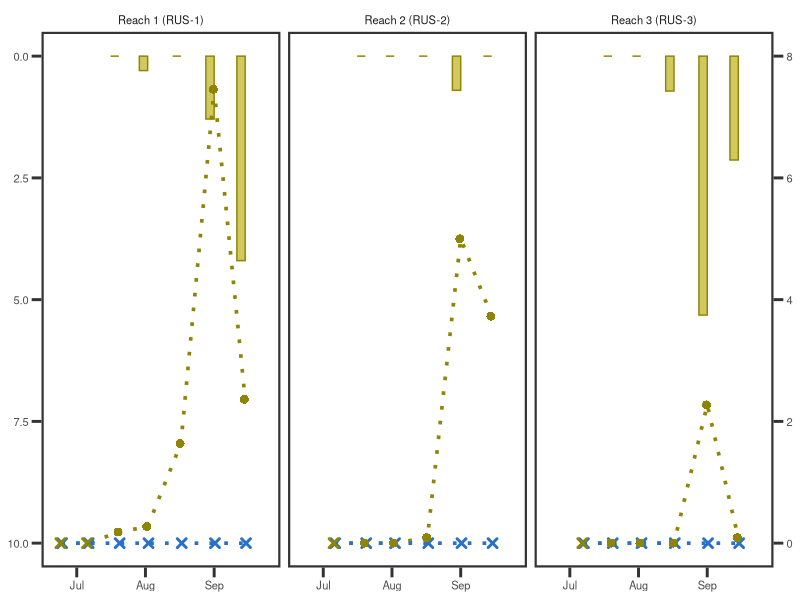
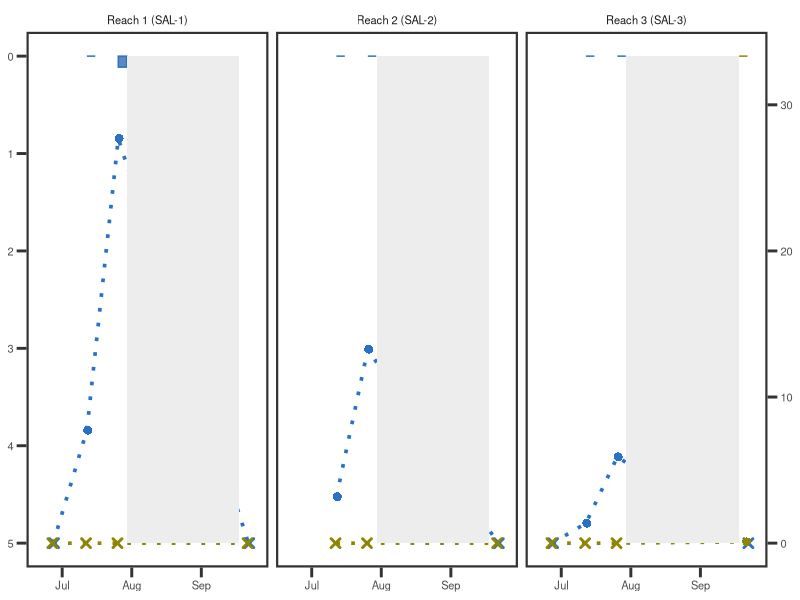
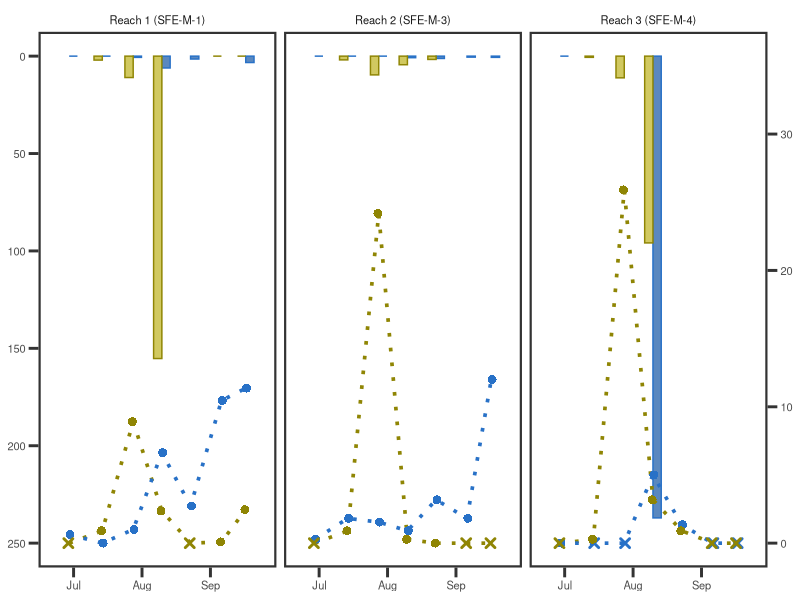
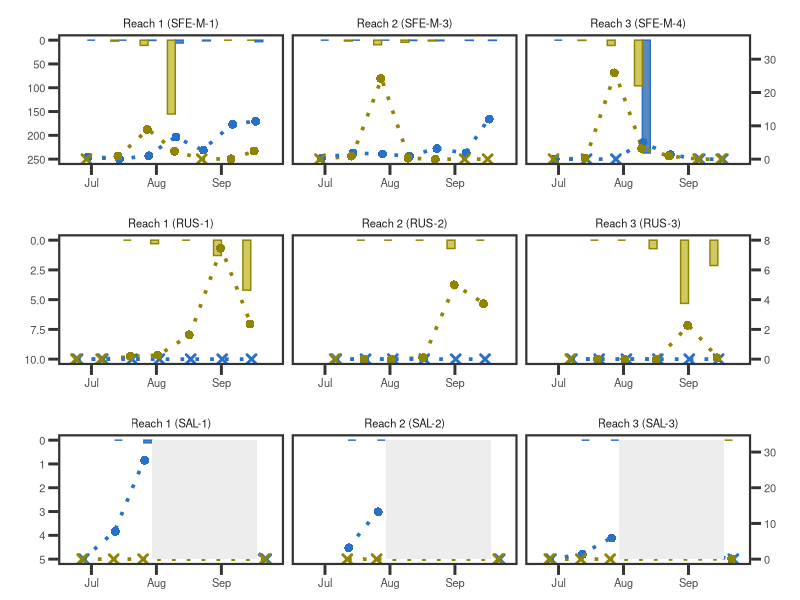
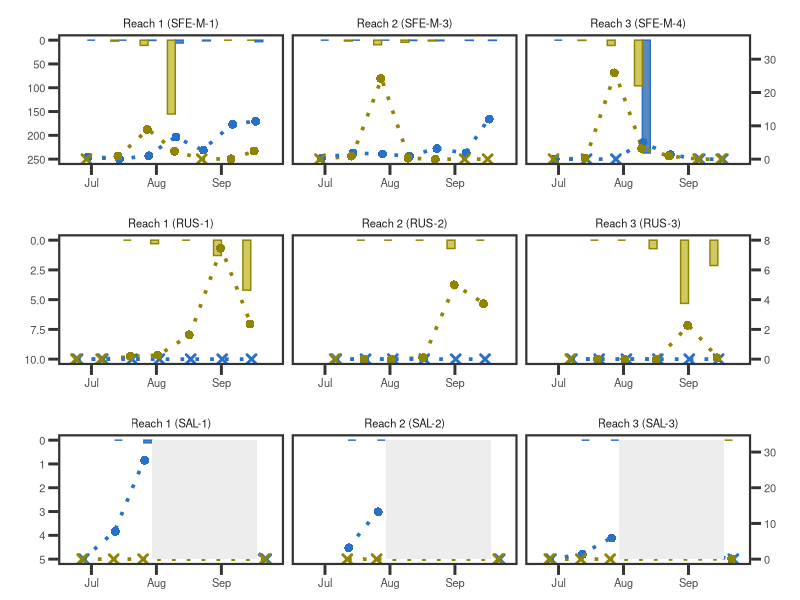

These figures' R source, in order:
#### Taxa-specific cover and anatoxin relationships per reach all rivers (2022 data)
### Jordan Zabrecky
## last edited: 08.22.2026

# This script plots a supplemental figure taxon-specific cover and anatoxin concentrations
# for each reach sampled on each river in 2022 (rather than grouping all reaches together)

#### (1) Loading in libraries and data ####

# loading libraries
lapply(c("tidyverse", "lubridate", "plyr", "dataRetrieval", "cowplot", 
         "gridExtra", "grid"), 
       require, character.only = T)

# loading in data
data <- read.csv("./data/field_and_lab/allrivers22_combined.csv") %>% 
  mutate(field_date = ymd(field_date))

# pivot longer (cover)
cover <- data %>% 
  select(field_date, site_reach, site, microcoleus, anabaena_cylindrospermum,) %>% 
  pivot_longer(cols = c(4,5), names_to = "taxa", values_to = "percent_cover")

# get presence/absence
presence <- data %>% 
  select(field_date, site_reach, site, proportion_micro_transects, 
         proportion_ana_cyl_transects) %>% 
  mutate(microcoleus_present = 
           case_when(proportion_micro_transects > 0 ~ "yes",
                     TRUE ~ "no"),
         ana_cyl_present = 
           case_when(proportion_ana_cyl_transects > 0 ~ "yes",
                     TRUE ~ "no")) %>% 
  dplyr::rename(microcoleus = microcoleus_present,
         anabaena_cylindrospermum = ana_cyl_present) %>% 
  select(!c("proportion_micro_transects", "proportion_ana_cyl_transects")) %>% 
  pivot_longer(cols = c(4,5), names_to = "taxa", values_to = "presence")

# join in presence data with cover
cover <- left_join(cover, presence, by = c("field_date", "site_reach", "site", "taxa"))

# pivot longer (anatoxins)
anatoxins <- data %>% 
  select(field_date, site_reach, site, TM_ATX_all_ug_orgmat_g, TAC_ATX_all_ug_orgmat_g) %>% 
  dplyr::rename(microcoleus = TM_ATX_all_ug_orgmat_g,
                anabaena_cylindrospermum = TAC_ATX_all_ug_orgmat_g) %>% 
  pivot_longer(cols = c(4,5), names_to = "taxa", values_to = "ATX_ug_orgmat_g")

# split based on site_reach
cover_list <- split(cover, cover$site)
atx_list <- split(anatoxins, anatoxins$site)

#### (2) Making plots ####

# set theme for all plots
theme_set(theme_bw() + theme(legend.position = "bottom", 
                             panel.grid.minor = element_blank(), panel.grid.major = element_blank(),
                             panel.border = element_rect(linewidth = 1.5), axis.ticks = element_line(linewidth = 1),
                             text = element_text(size = 10), axis.ticks.length=unit(.25, "cm"),
                             strip.background = element_blank()))

## (a) Russian River

## russian river reaches

# make figure
rus_figs <- ggplot(data = cover_list$RUS, aes(x = field_date)) +
  geom_bar(data = atx_list$RUS, position = "dodge", stat = "identity", 
           aes(y = ATX_ug_orgmat_g, fill = taxa, color = taxa), width = 7.5) +
  geom_line(data = cover_list$RUS, aes(y = 10 - (percent_cover * 1.25), color = taxa, linetype = taxa),
            linewidth = 1.25) +
  geom_point(data = cover_list$RUS, aes(y = 10 - (percent_cover * 1.25), color = taxa, 
                                        shape = interaction(presence)),
             size = 2, stroke = 1.5, position = position_dodge(width = 1.5)) +
  scale_color_manual("Group", values = c("#8f8504","#2871c7"),
                     labels = c("Anabaena & Cylindrospermum", "Microcoleus")) +
  scale_linetype_manual("Group", values = c("dotted", "dotted"),
                        labels = c("Anabaena & Cylindrospermum", "Microcoleus")) +
  scale_shape_manual("Present / Quadrat", values = c(4, 16)) +
  scale_fill_manual("Group", values = c("#d1c960","#5a88bf"),
                    labels = c("Anabaena & Cylindrospermum", "Microcoleus")) +
  labs(y = NULL, x = NULL) +
  scale_x_date(limits = as.Date(c("2022-06-20", "2022-09-26"))) +
  scale_y_reverse(sec.axis = sec_axis(~ ((. - 10)/1.25) * -1)) +
  theme(legend.position = "none") + # will move over legend via illustrator
  facet_grid(~site_reach,
             labeller =  as_labeller(c(`RUS-1S` = "Reach 1 (RUS-1)", 
                                       `RUS-2`= "Reach 2 (RUS-2)",
                                       `RUS-3` = "Reach 3 (RUS-3)"))) + 
  scale_x_date(limits = as.Date(c("2022-06-20", "2022-09-26")))
rus_figs

## salmon river reaches

# create gray box for wildfire (when sampling was not taking place!) 
wildfire <- data.frame(xmin = as.Date("2022-07-30"),
                       xmax = as.Date("2022-09-18"),
                       ymin = 0, 
                       ymax = 5)

# make figure
# (having issues getting segment grouping to remove lines around box
# so will just remove lines later)
sal_figs <- ggplot(data = cover_list$SAL) +
  geom_bar(data = atx_list$SAL, position = "dodge", stat = "identity", 
           aes(x = field_date, y = ATX_ug_orgmat_g, fill = taxa, color = taxa), width = 7.5) +
  geom_line(data = cover_list$SAL, aes(x = field_date, 
                                       y = 5 - (percent_cover * .15), color = taxa,
                                       linetype = taxa),
          linewidth = 1.25) +
  geom_point(data = cover_list$SAL, aes(x = field_date, 
                                        y = 5 - (percent_cover * .15), color = taxa, 
                                        shape = interaction(presence)),
             size = 2, stroke = 1.5, position = position_dodge(width = 1.5)) +
  geom_rect(data = wildfire, aes(xmin = xmin, xmax = xmax, ymin = ymin, ymax = ymax), 
            fill = "#ededed") +
  scale_color_manual("Group", values = c("#8f8504","#2871c7"),
                     labels = c("Anabaena & Cylindrospermum", "Microcoleus")) +
  scale_linetype_manual("Group", values = c("dotted", "dotted"),
                        labels = c("Anabaena & Cylindrospermum", "Microcoleus")) +
  scale_shape_manual("Present / Quadrat", values = c(4, 16)) +
  scale_fill_manual("Group", values = c("#d1c960","#5a88bf"),
                    labels = c("Anabaena & Cylindrospermum", "Microcoleus")) +
  labs(y = NULL, x = NULL) +
  scale_x_date(limits = as.Date(c("2022-06-20", "2022-09-26"))) +
  scale_y_reverse(limits = c(5,0), sec.axis = sec_axis(~ ((. - 5)/.15) * -1)) +
  theme(legend.position = "none") + # will move over legend via illustrator
  facet_grid(~site_reach,
             labeller =  as_labeller(c(`SAL-1S` = "Reach 1 (SAL-1)", 
                                       `SAL-2`= "Reach 2 (SAL-2)",
                                       `SAL-3` = "Reach 3 (SAL-3)")))
sal_figs 

## south fork eel reaches

# make figures
eel_figs <- ggplot(data = cover_list$`SFE-M`, aes(x = field_date)) +
  geom_bar(data = atx_list$`SFE-M`, position = "dodge", stat = "identity", 
           aes(y = ATX_ug_orgmat_g, fill = taxa, color = taxa), width = 7.5) +
  geom_line(data = cover_list$`SFE-M`, aes(y = 250 - (percent_cover * 7), color = taxa, linetype = taxa),
            linewidth = 1.25) +
  geom_point(data = cover_list$`SFE-M`, aes(y = 250 - (percent_cover * 7), color = taxa, 
                                        shape = interaction(presence)),
             size = 2, stroke = 1.5, position = position_dodge(width = 1.5)) +
  scale_color_manual("Group", values = c("#8f8504","#2871c7"),
                     labels = c("Anabaena & Cylindrospermum", "Microcoleus")) +
  scale_linetype_manual("Group", values = c("dotted", "dotted"),
                        labels = c("Anabaena & Cylindrospermum", "Microcoleus")) +
  scale_shape_manual("Present / Quadrat", values = c(4, 16)) +
  scale_fill_manual("Group", values = c("#d1c960","#5a88bf"),
                    labels = c("Anabaena & Cylindrospermum", "Microcoleus")) +
  labs(y = NULL, x = NULL) +
  scale_x_date(limits = as.Date(c("2022-06-20", "2022-09-26"))) +
  scale_y_reverse(limits = c(250,0), sec.axis = sec_axis(~ ((. - 250)/7) * -1)) +
  theme(legend.position = "none") + # will move over legend via illustrator
  facet_grid(~site_reach,
             labeller =  as_labeller(c(`SFE-M-1S` = "Reach 1 (SFE-M-1)", 
                                       `SFE-M-3`= "Reach 2 (SFE-M-3)",
                                       `SFE-M-4` = "Reach 3 (SFE-M-4)"))) +
  scale_x_date(limits = as.Date(c("2022-06-20", "2022-09-26")))
eel_figs

# note: tried to do log bar graphs using pseudo_log_trans() to deal with values <1
# (which end up as <0 after being logged), but having issues reversing it

#### (3) Putting plots together into one big plot & saving ####

# using cowplot to put together plots
all <- plot_grid(eel_figs, rus_figs, sal_figs, nrow = 3, align='vh',
                 scale = 0.96) +
  theme(plot.background = element_rect(fill = "white", color = "white")) # white background
all # will edit further in inkscape

ggsave("./figures/sfig_bc_acrossrivers_allreaches_notfinal.tiff", dpi = 600, 
       width=18, height=18, unit="cm") 
